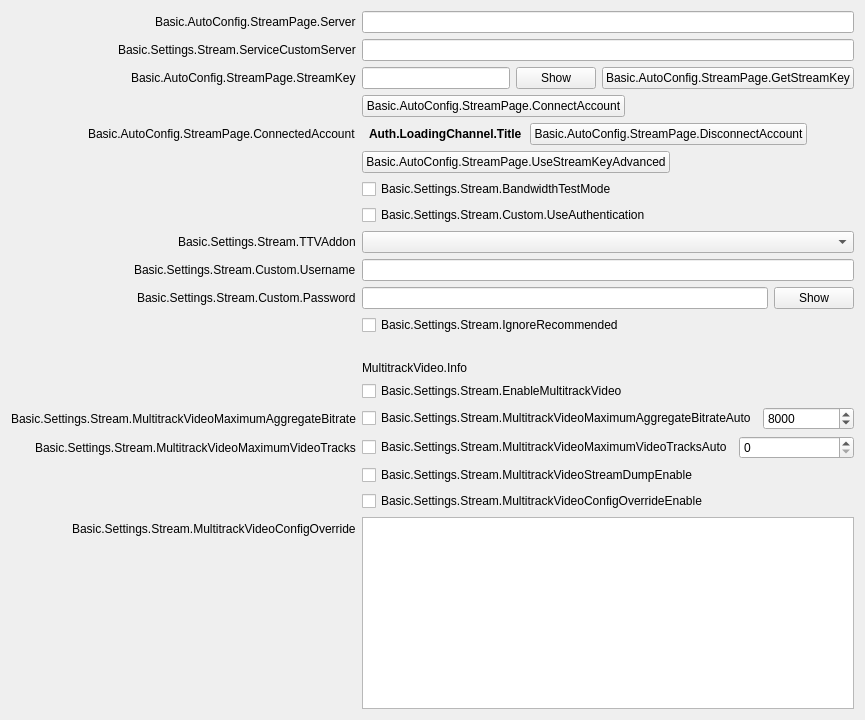
           <widget class="QWidget" name="streamKeyPage">
            <layout class="QFormLayout" name="streamkeyPageLayout">
             <property name="fieldGrowthPolicy">
              <enum>QFormLayout::AllNonFixedFieldsGrow</enum>
             </property>
             <property name="labelAlignment">
              <set>Qt::AlignRight|Qt::AlignTrailing|Qt::AlignVCenter</set>
             </property>
             <item row="0" column="0">
              <widget class="QLabel" name="serverLabel">
               <property name="text">
                <string>Basic.AutoConfig.StreamPage.Server</string>
               </property>
              </widget>
             </item>
             <item row="0" column="1">
              <widget class="QStackedWidget" name="serverStackedWidget">
               <property name="sizePolicy">
                <sizepolicy hsizetype="Preferred" vsizetype="Maximum">
                 <horstretch>0</horstretch>
                 <verstretch>0</verstretch>
                </sizepolicy>
               </property>
               <property name="currentIndex">
                <number>1</number>
               </property>
               <widget class="QWidget" name="servicePage">
                <layout class="QHBoxLayout" name="horizontalLayout_21">
                 <property name="leftMargin">
                  <number>0</number>
                 </property>
                 <property name="topMargin">
                  <number>0</number>
                 </property>
                 <property name="rightMargin">
                  <number>0</number>
                 </property>
                 <property name="bottomMargin">
                  <number>0</number>
                 </property>
                 <item>
                  <widget class="QComboBox" name="server"/>
                 </item>
                </layout>
               </widget>
               <widget class="QWidget" name="customPage">
                <layout class="QHBoxLayout" name="horizontalLayout_22">
                 <property name="leftMargin">
                  <number>0</number>
                 </property>
                 <property name="topMargin">
                  <number>0</number>
                 </property>
                 <property name="rightMargin">
                  <number>0</number>
                 </property>
                 <property name="bottomMargin">
                  <number>0</number>
                 </property>
                 <item>
                  <widget class="QLineEdit" name="customServer"/>
                 </item>
                </layout>
               </widget>
              </widget>
             </item>
             <item row="1" column="0">
              <widget class="QLabel" name="serviceCustomServerLabel">
               <property name="text">
                <string>Basic.Settings.Stream.ServiceCustomServer</string>
               </property>
               <property name="buddy">
                <cstring>serviceCustomServer</cstring>
               </property>
              </widget>
             </item>
             <item row="1" column="1">
              <widget class="QLineEdit" name="serviceCustomServer"/>
             </item>
             <item row="3" column="0">
              <widget class="QLabel" name="streamKeyLabel">
               <property name="text">
                <string>Basic.AutoConfig.StreamPage.StreamKey</string>
               </property>
               <property name="openExternalLinks">
                <bool>true</bool>
               </property>
               <property name="buddy">
                <cstring>key</cstring>
               </property>
              </widget>
             </item>
             <item row="3" column="1">
              <widget class="QFrame" name="streamKeyWidget">
               <layout class="QHBoxLayout" name="horizontalLayout_11">
                <property name="leftMargin">
                 <number>0</number>
                </property>
                <property name="topMargin">
                 <number>0</number>
                </property>
                <property name="rightMargin">
                 <number>0</number>
                </property>
                <property name="bottomMargin">
                 <number>0</number>
                </property>
                <item>
                 <widget class="QLineEdit" name="key">
                  <property name="inputMask">
                   <string notr="true"/>
                  </property>
                  <property name="text">
                   <string notr="true"/>
                  </property>
                  <property name="echoMode">
                   <enum>QLineEdit::Password</enum>
                  </property>
                 </widget>
                </item>
                <item>
                 <widget class="QPushButton" name="show">
                  <property name="text">
                   <string>Show</string>
                  </property>
                 </widget>
                </item>
                <item>
                 <widget class="UrlPushButton" name="getStreamKeyButton">
                  <property name="toolTip">
                   <string/>
                  </property>
                  <property name="toolTipDuration">
                   <number>-4</number>
                  </property>
                  <property name="text">
                   <string>Basic.AutoConfig.StreamPage.GetStreamKey</string>
                  </property>
                 </widget>
                </item>
               </layout>
              </widget>
             </item>
             <item row="4" column="0">
              <spacer name="horizontalSpacer_18">
               <property name="orientation">
                <enum>Qt::Horizontal</enum>
               </property>
               <property name="sizeHint" stdset="0">
                <size>
                 <width>170</width>
                 <height>8</height>
                </size>
               </property>
              </spacer>
             </item>
             <item row="5" column="1">
              <layout class="QHBoxLayout" name="horizontalLayout_23">
               <property name="spacing">
                <number>8</number>
               </property>
               <property name="leftMargin">
                <number>7</number>
               </property>
               <property name="rightMargin">
                <number>7</number>
               </property>
               <item>
                <widget class="QLabel" name="connectedAccountText">
                 <property name="styleSheet">
                  <string notr="true">font-weight: bold</string>
                 </property>
                 <property name="text">
                  <string>Auth.LoadingChannel.Title</string>
                 </property>
                </widget>
               </item>
               <item>
                <widget class="QPushButton" name="disconnectAccount">
                 <property name="text">
                  <string>Basic.AutoConfig.StreamPage.DisconnectAccount</string>
                 </property>
                </widget>
               </item>
               <item>
                <spacer name="horizontalSpacer_24">
                 <property name="orientation">
                  <enum>Qt::Horizontal</enum>
                 </property>
                 <property name="sizeHint" stdset="0">
                  <size>
                   <width>40</width>
                   <height>20</height>
                  </size>
                 </property>
                </spacer>
               </item>
              </layout>
             </item>
             <item row="7" column="1">
              <widget class="QCheckBox" name="bandwidthTestEnable">
               <property name="text">
                <string>Basic.Settings.Stream.BandwidthTestMode</string>
               </property>
              </widget>
             </item>
             <item row="8" column="1">
              <widget class="QCheckBox" name="useAuth">
               <property name="text">
                <string>Basic.Settings.Stream.Custom.UseAuthentication</string>
               </property>
              </widget>
             </item>
             <item row="10" column="0">
              <widget class="QLabel" name="authUsernameLabel">
               <property name="text">
                <string>Basic.Settings.Stream.Custom.Username</string>
               </property>
               <property name="buddy">
                <cstring>authUsername</cstring>
               </property>
              </widget>
             </item>
             <item row="10" column="1">
              <widget class="QLineEdit" name="authUsername"/>
             </item>
             <item row="11" column="0">
              <widget class="QLabel" name="authPwLabel">
               <property name="text">
                <string>Basic.Settings.Stream.Custom.Password</string>
               </property>
               <property name="buddy">
                <cstring>authPw</cstring>
               </property>
              </widget>
             </item>
             <item row="11" column="1">
              <widget class="QFrame" name="authPwWidget">
               <layout class="QHBoxLayout" name="horizontalLayout_25">
                <property name="leftMargin">
                 <number>0</number>
                </property>
                <property name="topMargin">
                 <number>0</number>
                </property>
                <property name="rightMargin">
                 <number>0</number>
                </property>
                <property name="bottomMargin">
                 <number>0</number>
                </property>
                <item>
                 <widget class="QLineEdit" name="authPw">
                  <property name="echoMode">
                   <enum>QLineEdit::Password</enum>
                  </property>
                 </widget>
                </item>
                <item>
                 <widget class="QPushButton" name="authPwShow">
                  <property name="text">
                   <string>Show</string>
                  </property>
                 </widget>
                </item>
               </layout>
              </widget>
             </item>
             <item row="9" column="1">
              <widget class="QComboBox" name="twitchAddonDropdown"/>
             </item>
             <item row="9" column="0">
              <widget class="QLabel" name="twitchAddonLabel">
               <property name="text">
                <string>Basic.Settings.Stream.TTVAddon</string>
               </property>
               <property name="buddy">
                <cstring>twitchAddonDropdown</cstring>
               </property>
              </widget>
             </item>
             <item row="12" column="1">
              <widget class="QCheckBox" name="ignoreRecommended">
               <property name="text">
                <string>Basic.Settings.Stream.IgnoreRecommended</string>
               </property>
              </widget>
             </item>
             <item row="13" column="1">
              <widget class="QLabel" name="enforceSettingsLabel">
               <property name="text">
                <string notr="true"/>
               </property>
               <property name="textFormat">
                <enum>Qt::RichText</enum>
               </property>
               <property name="openExternalLinks">
                <bool>true</bool>
               </property>
              </widget>
             </item>
             <item row="14" column="1">
              <widget class="QLabel" name="multitrackVideoInfo">
               <property name="text">
                <string>MultitrackVideo.Info</string>
               </property>
               <property name="textFormat">
                <enum>Qt::RichText</enum>
               </property>
               <property name="wordWrap">
                <bool>true</bool>
               </property>
               <property name="openExternalLinks">
                <bool>true</bool>
               </property>
              </widget>
             </item>
             <item row="15" column="1">
              <widget class="QCheckBox" name="enableMultitrackVideo">
               <property name="text">
                <string>Basic.Settings.Stream.EnableMultitrackVideo</string>
               </property>
              </widget>
             </item>
             <item row="16" column="0">
              <widget class="QLabel" name="multitrackVideoMaximumAggregateBitrateLabel">
               <property name="text">
                <string>Basic.Settings.Stream.MultitrackVideoMaximumAggregateBitrate</string>
               </property>
              </widget>
             </item>
             <item row="16" column="1">
              <layout class="QHBoxLayout">
               <item>
                <widget class="QCheckBox" name="multitrackVideoMaximumAggregateBitrateAuto">
                 <property name="text">
                  <string>Basic.Settings.Stream.MultitrackVideoMaximumAggregateBitrateAuto</string>
                 </property>
                 <property name="sizePolicy">
                  <enum>QSizePolicy::Minimum, QSizePolicy::Minimum</enum>
                 </property>
                </widget>
               </item>
               <item>
                <widget class="QSpinBox" name="multitrackVideoMaximumAggregateBitrate">
                 <property name="sizePolicy">
                  <enum>QSizePolicy::MinimumExpanding, QSizePolicy::Minimum</enum>
                 </property>
                 <property name="minimum">
                  <number>500</number>
                 </property>
                 <property name="maximum">
                  <number>1000000</number>
                 </property>
                 <property name="value">
                  <number>8000</number>
                 </property>
                </widget>
               </item>
              </layout>
             </item>
             <item row="17" column="0">
              <widget class="QLabel" name="multitrackVideoMaximumVideoTracksLabel">
               <property name="text">
                <string>Basic.Settings.Stream.MultitrackVideoMaximumVideoTracks</string>
               </property>
              </widget>
             </item>
             <item row="17" column="1">
              <layout class="QHBoxLayout">
               <item>
                <widget class="QCheckBox" name="multitrackVideoMaximumVideoTracksAuto">
                 <property name="text">
                  <string>Basic.Settings.Stream.MultitrackVideoMaximumVideoTracksAuto</string>
                 </property>
                 <property name="sizePolicy">
                  <enum>QSizePolicy::Minimum, QSizePolicy::Minimum</enum>
                 </property>
                </widget>
               </item>
               <item>
                <widget class="QSpinBox" name="multitrackVideoMaximumVideoTracks">
                 <property name="sizePolicy">
                  <enum>QSizePolicy::MinimumExpanding, QSizePolicy::Minimum</enum>
                 </property>
                 <property name="minimum">
                  <number>0</number>
                 </property>
                 <property name="maximum">
                  <number>100</number>
                 </property>
                 <property name="value">
                  <number>0</number>
                 </property>
                </widget>
               </item>
              </layout>
             </item>
             <item row="18" column="1">
              <widget class="QCheckBox" name="multitrackVideoStreamDumpEnable">
               <property name="text">
                <string>Basic.Settings.Stream.MultitrackVideoStreamDumpEnable</string>
               </property>
              </widget>
             </item>
             <item row="19" column="1">
              <widget class="QCheckBox" name="multitrackVideoConfigOverrideEnable">
               <property name="text">
                <string>Basic.Settings.Stream.MultitrackVideoConfigOverrideEnable</string>
               </property>
              </widget>
             </item>
             <item row="20" column="0">
              <widget class="QLabel" name="multitrackVideoConfigOverrideLabel">
               <property name="text">
                <string>Basic.Settings.Stream.MultitrackVideoConfigOverride</string>
               </property>
              </widget>
             </item>
             <item row="20" column="1">
              <widget class="QPlainTextEdit" name="multitrackVideoConfigOverride">
               <property name="sizePolicy">
                <enum>QSizePolicy::Preferred, QSizePolicy::MinimumExpanding</enum>
               </property>
              </widget>
             </item>
             <item row="6" column="1">
              <layout class="QHBoxLayout" name="horizontalLayout_28">
               <item>
                <widget class="QPushButton" name="useStreamKeyAdv">
                 <property name="text">
                  <string>Basic.AutoConfig.StreamPage.UseStreamKeyAdvanced</string>
                 </property>
                </widget>
               </item>
               <item>
                <spacer name="horizontalSpacer_28">
                 <property name="orientation">
                  <enum>Qt::Horizontal</enum>
                 </property>
                 <property name="sizeHint" stdset="0">
                  <size>
                   <width>40</width>
                   <height>20</height>
                  </size>
                 </property>
                </spacer>
               </item>
              </layout>
             </item>
             <item row="5" column="0">
              <widget class="QLabel" name="connectedAccountLabel">
               <property name="text">
                <string>Basic.AutoConfig.StreamPage.ConnectedAccount</string>
               </property>
              </widget>
             </item>
             <item row="4" column="1">
              <layout class="QHBoxLayout" name="horizontalLayout_15">
               <item>
                <widget class="QPushButton" name="connectAccount2">
                 <property name="cursor">
                  <cursorShape>PointingHandCursor</cursorShape>
                 </property>
                 <property name="text">
                  <string>Basic.AutoConfig.StreamPage.ConnectAccount</string>
                 </property>
                </widget>
               </item>
               <item>
                <spacer name="horizontalSpacer_19">
                 <property name="orientation">
                  <enum>Qt::Horizontal</enum>
                 </property>
                 <property name="sizeHint" stdset="0">
                  <size>
                   <width>40</width>
                   <height>20</height>
                  </size>
                 </property>
                </spacer>
               </item>
              </layout>
             </item>
            </layout>
           </widget>
